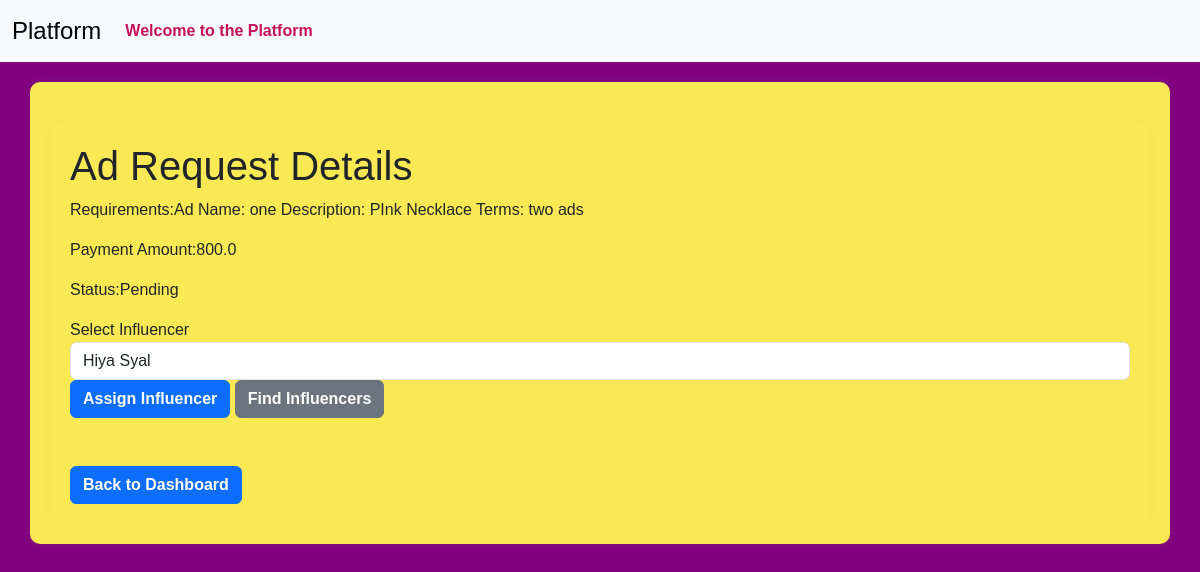
The page /ad_request/1 (signed in) on the database its author committed.
### models.py (models this page shows)
class AdRequest(db.Model):
    __tablename__ = 'ad_request'
    id = Column(Integer, primary_key=True)
    campaign_id = Column(Integer, ForeignKey('campaign.id'), nullable=False)
    influencer_id = Column(Integer, ForeignKey('user.id'), nullable=False)
    requirements = Column(Text, nullable=True)
    payment_amount = Column(Float, nullable=False)
    status = Column(Enum('Pending', 'Accepted', 'Rejected', name='status_enum'), nullable=False, default='Pending')
    campaign = relationship('Campaign', backref='ad_requests')
    influencer = relationship('Influencer', backref='ad_requests', overlaps="influencer_ad_requests,influencer_relation")

### routes.py (the view)
@app.route('/ad_request/<int:request_id>',methods=['GET','POST'])
@auth_required
def view_ad_request(request_id):
          ad_request=AdRequest.query.get_or_404(request_id)
          influencers=Influencer.query.all()
          if request.method=='POST':
              influencer_id=request.form.get('influencer_id')
              ad_request.influencer_id=influencer_id
              db.session.commit()
              flash('Influencer assigned successfully',"success")
              return redirect(url_for('sponsor_dashboard'))
          return render_template('view_ad_request.html',ad_request=ad_request,influencers=influencers)

### app.py (called while the page is built)
@login_manager.user_loader
def load_user(user_id):
    return User.query.get(int(user_id))

### routes.py (called while the page is built)
def auth_required(func):
    @wraps(func)
    def inner(*args,**kwargs):
        if 'user_id' in session:
            return func(*args,**kwargs)
        else:
           flash('Kindly login first.')
           return redirect(url_for('login'))
    return inner

### templates/view_ad_request.html (shortened to what this page needs)
{% extends 'layout.html' %}
{% block content %}
<div class="container">
    <h1>Ad Request Details</h1>
    <p>Requirements:{{ad_request.requirements}}</p>
    <p>Payment Amount:{{ad_request.payment_amount}}</p>
    <p>Status:{{ad_request.status}}</p>
    <form method="POST" action="">
        <div class="form-group">
            <label for="influencer_id">Select Influencer</label>
            <select class="form-control" id="select_influencer" name="influencer_id">
                {% for influencer in influencers %}
                   <option value="{{influencer.id}}">{{influencer.name}}</option>
                {% endfor %}
            </select>
        </div>
        <button type="submit" class="btn btn-primary">Assign Influencer</button>
        <a href="{{url_for('find_influencers')}}" class="btn btn-secondary">Find Influencers</a>
    </form><br><br>
    <a href="{{url_for('sponsor_dashboard')}}" class="btn btn-primary">Back to Dashboard</a>
</div>
{% endblock %}

### static/profile_pictures/style.css (style rules this page uses)
body { font-family: 'Arial', sans-serif; background-color:#800080; }
.container { margin-top: 20px; background-color: #f9e955; padding: 20px; border-radius: 10px; box-shadow: 0px 0px 10px rgba(154, 241, 83, 0.1); }
.btn { font-weight: bold; }

### rows shown on the page
AdRequest: requirements "Ad Name: one Description: PInk Necklace Terms: two ads", payment_amount "800.0", status "Pending"

### other values the page prints
form field influencer_id "Hiya Syal"
